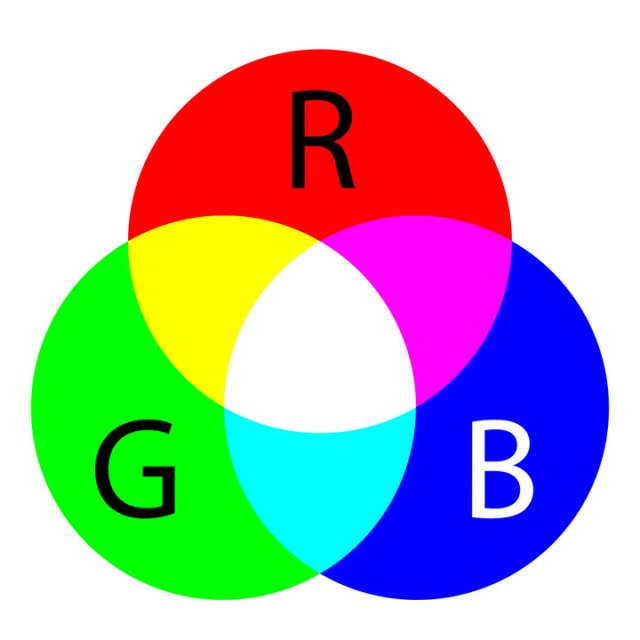
//> input picture data/RGB.jpg, 640 x 640 px
$ ./main   (built with g++ and OpenCV 4)
//> lines starting //> are read from the running program, lines starting //| are printed output that depends on the picture
/**
 * @file main.cpp
 * @brief Color spaces conversion in OpenCV
 * @author José Miguel Guerrero Hernández
 *
 * This example demonstrates:
 * - How to convert between different color spaces using cvtColor()
 * - BGR, HSV, LAB, YCrCb, and Grayscale color spaces
 *
 * @note Color Spaces in OpenCV:
 *       - BGR: Blue, Green, Red (default in OpenCV, not RGB!)
 *       - HSV: Hue, Saturation, Value (useful for color-based segmentation)
 *       - LAB: Lightness, A (green-red), B (blue-yellow) - perceptually uniform
 *       - YCrCb: Luminance (Y), Chrominance Red (Cr), Chrominance Blue (Cb)
 *       - Grayscale: Single channel intensity
 */

#include <cstdlib>
#include <opencv2/imgproc.hpp>
#include <opencv2/highgui.hpp>
#include <iostream>

int main(int argc, char ** argv)
{
  // Load the image
  const std::string image_path = "../../data/RGB.jpg";

  // Load image in BGR color format (default)
  cv::Mat image;
  if (argc > 1) {
    image = cv::imread(cv::samples::findFile(argv[1]), cv::IMREAD_COLOR);
  } else {
    image = cv::imread(cv::samples::findFile(image_path), cv::IMREAD_COLOR);
//> image is the input picture: 640 rows x 640 cols, CV_8UC3; mean B, G, R 178.6, 179.1, 178.6
  }

  // Verify that the image was loaded successfully
  // An empty image indicates an error (file not found, invalid format, etc.)
  if (image.empty()) {
    std::cerr << "Error: Could not load image from: "
              << (argc > 1 ? argv[1] : image_path) << std::endl;
    std::cerr << "Please verify the file exists and the path is correct." << std::endl;
    return EXIT_FAILURE;
  }

  std::cout << "Image loaded: " << image.cols << "x" << image.rows << " pixels" << std::endl;
//| Image loaded: 640x640 pixels
  std::cout << "Original color space: BGR (3 channels)" << std::endl;

  // Convert to different color spaces
  //
  // cvtColor() converts an image from one color space to another.
  // Syntax: cvtColor(input, output, conversion_code)

  // BGR to Grayscale
  // Grayscale uses a weighted sum: Y = 0.299*R + 0.587*G + 0.114*B
  cv::Mat grayscale;
  cv::cvtColor(image, grayscale, cv::COLOR_BGR2GRAY);
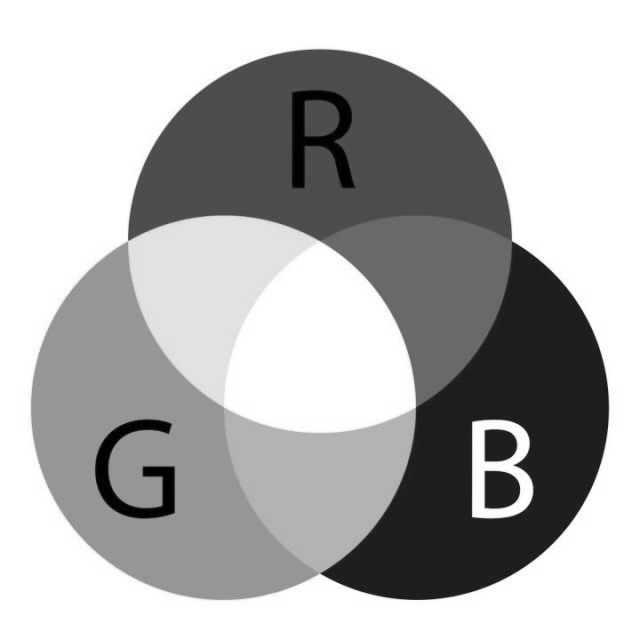
//> grayscale: 640 rows x 640 cols, CV_8UC1; min 0, max 255, mean 178.9

  // BGR to HSV
  // HSV is useful for color detection/segmentation:
  //   H (Hue): 0-179 (color type: 0=red, 60=green, 120=blue)
  //   S (Saturation): 0-255 (color purity)
  //   V (Value): 0-255 (brightness)
  cv::Mat hsv;
  cv::cvtColor(image, hsv, cv::COLOR_BGR2HSV);
//> hsv: 640 rows x 640 cols, CV_8UC3; mean H, S, V 41.9, 130, 250.5

  // BGR to LAB
  // LAB is perceptually uniform (distances correlate with human perception):
  //   L (Lightness): 0-255
  //   A: Green (-) to Red (+)
  //   B: Blue (-) to Yellow (+)
  cv::Mat lab;
  cv::cvtColor(image, lab, cv::COLOR_BGR2Lab);
//> lab: 640 rows x 640 cols, CV_8UC3; mean of channels 0, 1, 2 206.3, 137.6, 134

  // BGR to YCrCb
  // Used in video compression (JPEG, MPEG):
  //   Y (Luma): Brightness information
  //   Cr: Red chrominance component
  //   Cb: Blue chrominance component
  cv::Mat ycrcb;
  cv::cvtColor(image, ycrcb, cv::COLOR_BGR2YCrCb);
//> ycrcb: 640 rows x 640 cols, CV_8UC3; mean of channels 0, 1, 2 178.9, 127.7, 127.9

  // Display all color spaces
  cv::imshow("Original (BGR)", image);
  cv::imshow("Grayscale", grayscale);
  cv::imshow("HSV", hsv);
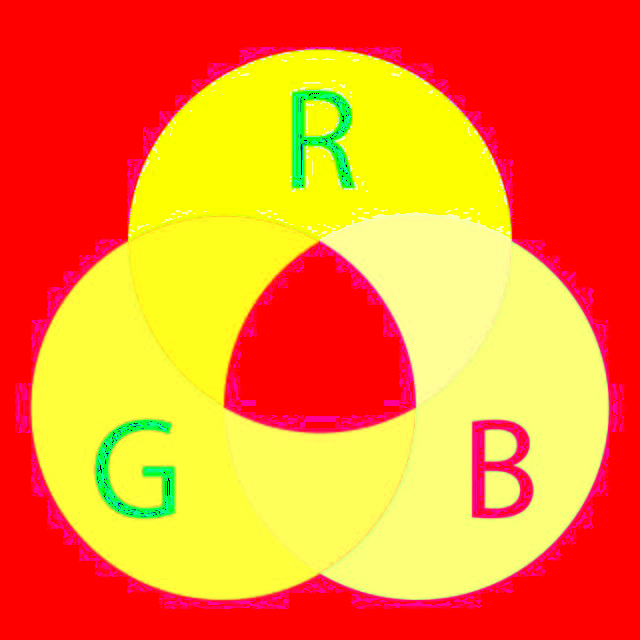
//> window 'HSV': 640 rows x 640 cols, CV_8UC3; mean B, G, R 41.9, 130, 250.5
  cv::imshow("LAB", lab);
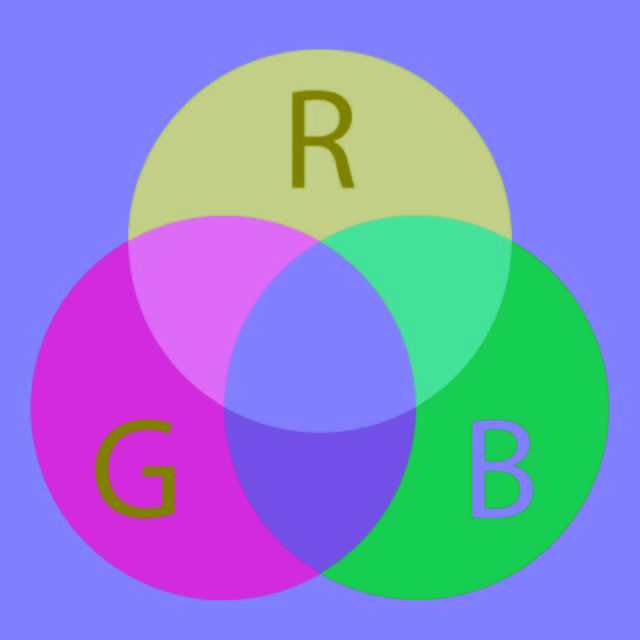
//> window 'LAB': 640 rows x 640 cols, CV_8UC3; mean B, G, R 206.3, 137.6, 134
  cv::imshow("YCrCb", ycrcb);
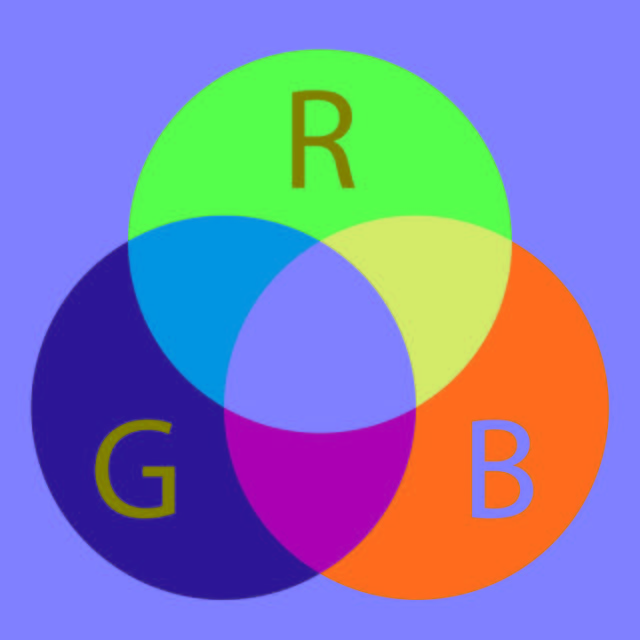
//> window 'YCrCb': 640 rows x 640 cols, CV_8UC3; mean B, G, R 178.9, 127.7, 127.9

  // Split and display HSV channels
  //
  // Visualizing individual channels helps understand each color space.
  std::vector<cv::Mat> hsv_channels;
  cv::split(hsv, hsv_channels);
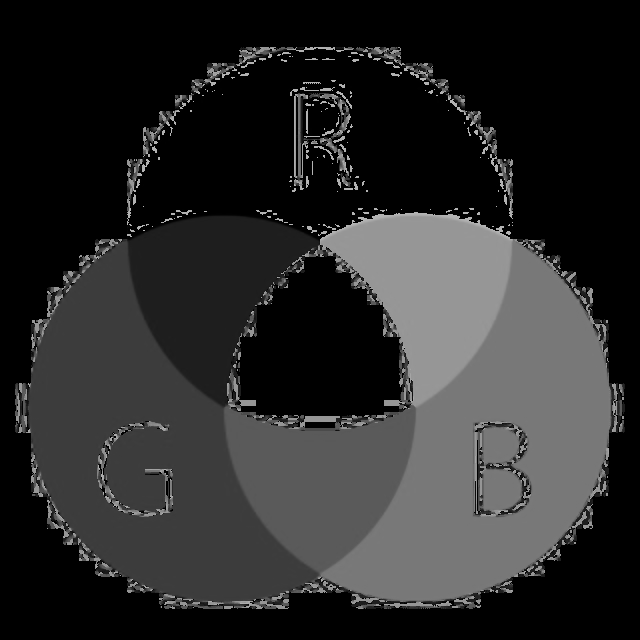
//> hsv_channels[0]: 640 rows x 640 cols, CV_8UC1; min 0, max 179, mean 41.9
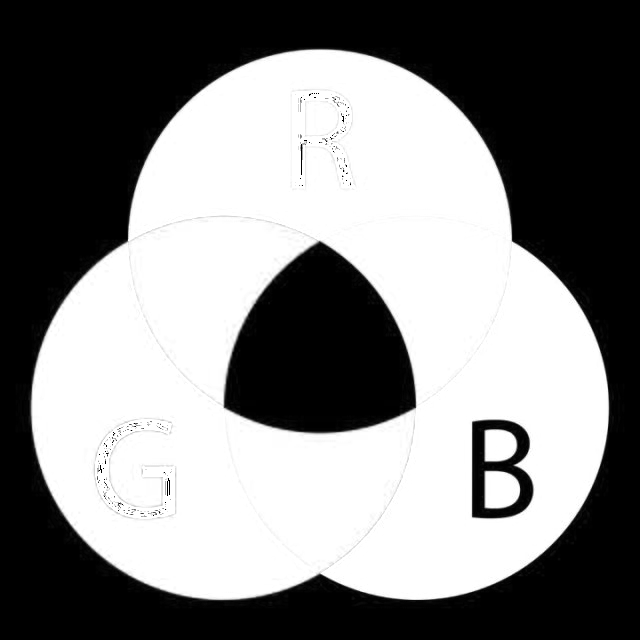
//> hsv_channels[1]: 640 rows x 640 cols, CV_8UC1; min 0, max 255, mean 130
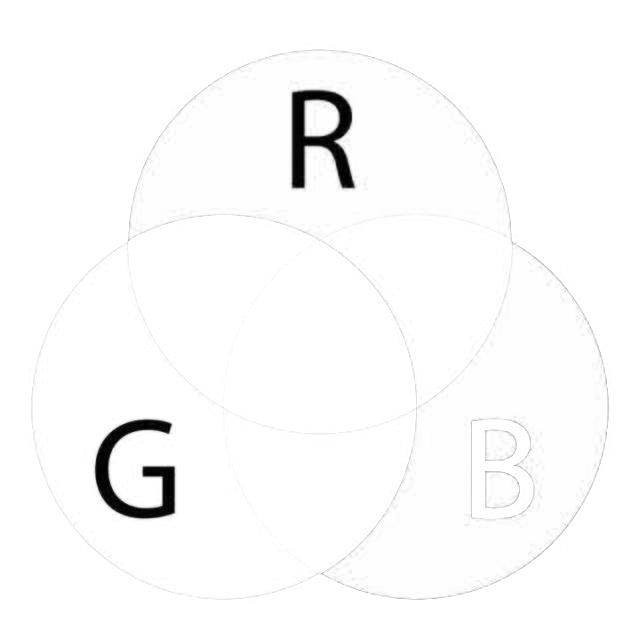
//> hsv_channels[2]: 640 rows x 640 cols, CV_8UC1; min 0, max 255, mean 250.5

  cv::imshow("HSV - Hue", hsv_channels[0]);
  cv::imshow("HSV - Saturation", hsv_channels[1]);
  cv::imshow("HSV - Value", hsv_channels[2]);

  // Demonstrate reverse conversion
  //
  // You can convert back to BGR for display or further processing.
  cv::Mat bgr_from_hsv;
  cv::cvtColor(hsv, bgr_from_hsv, cv::COLOR_HSV2BGR);
  cv::imshow("BGR (converted back from HSV)", bgr_from_hsv);

  std::cout << "\nDisplaying:" << std::endl;
  std::cout << "  - Original BGR image" << std::endl;
  std::cout << "  - Grayscale conversion" << std::endl;
  std::cout << "  - HSV color space (+ individual H, S, V channels)" << std::endl;
  std::cout << "  - LAB color space" << std::endl;
  std::cout << "  - YCrCb color space" << std::endl;
  std::cout << "  - BGR reconstructed from HSV" << std::endl;
  std::cout << "\nPress any key to exit..." << std::endl;

  cv::waitKey(0);
  return EXIT_SUCCESS;
}

$ run again, with data/HappyFish.jpg copied over data/RGB.jpg
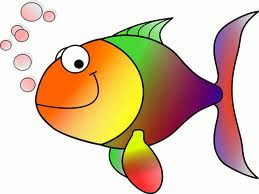
//> input picture data/HappyFish.jpg, 259 x 194 px
//> image is the input picture: 194 rows x 259 cols, CV_8UC3; mean B, G, R 170.8, 196.4, 219.3
//| Image loaded: 259x194 pixels
//> hsv: 194 rows x 259 cols, CV_8UC3; mean H, S, V 49.3, 77.9, 224
//> lab: 194 rows x 259 cols, CV_8UC3; mean of channels 0, 1, 2 206.3, 134.9, 144.3
//> ycrcb: 194 rows x 259 cols, CV_8UC3; mean of channels 0, 1, 2 200.4, 141.4, 111.4
//> `cv::split(hsv, hsv_channels);`:
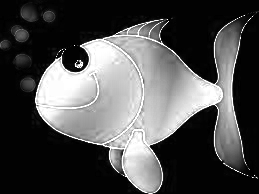
//> hsv_channels[1]: 194 rows x 259 cols, CV_8UC1; min 0, max 255, mean 77.9
//> `cv::split(hsv, hsv_channels);`:
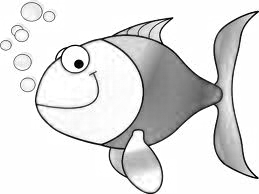
//> hsv_channels[2]: 194 rows x 259 cols, CV_8UC1; min 0, max 255, mean 224
